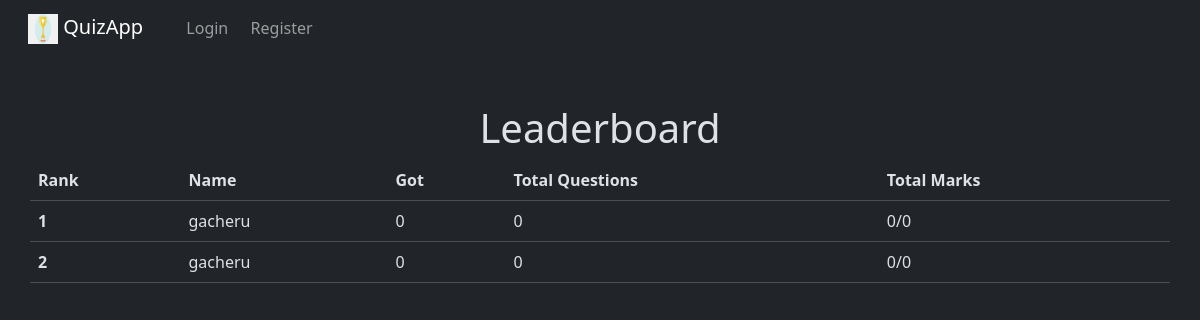
The app's page /quiz/leaderboard/, older data.
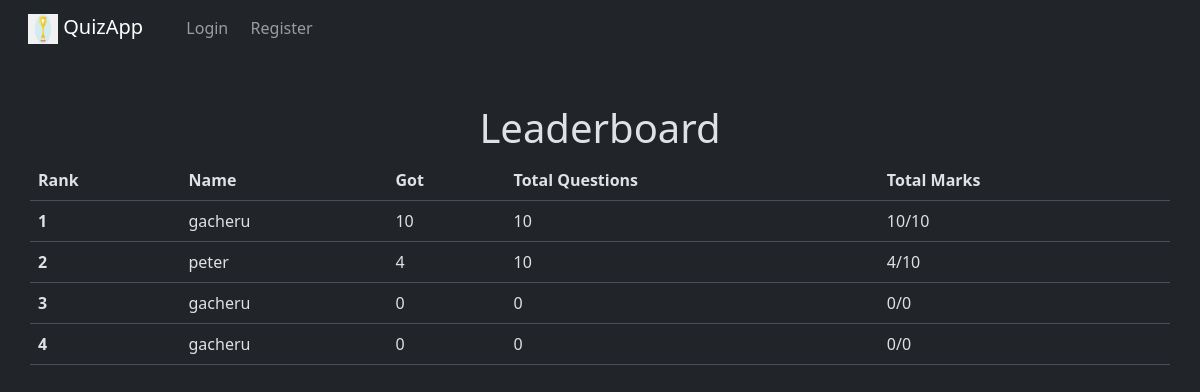
The same page, newer data.
### quiz/models.py (models this page shows, shortened)
class Mark(models.Model):
    total = models.IntegerField(blank=False)
    got = models.IntegerField(blank=False, default=0)
    user = models.ForeignKey(to=User, on_delete=models.SET_NULL, null=True)

### quiz/views.py (the view)
# urls.py: path("leaderboard/", views.Leaderboard.as_view(), name="leaderboard")
class Leaderboard(View):
    def get(self, request):
        return render(
            request,
            "quiz/leaderboard.html",
            {"results": Mark.objects.all().order_by("-got")[:10]}
        )

### quiz/templates/quiz/leaderboard.html (shortened to what this page needs)
{% extends 'layout.html' %}
{% block body %}
<div class="container mt-5 mb-5">
<div class="row">
  <h1 class="text-center">Leaderboard</h1>
</div>
<div class="row">
  <table class="table">
  <thead>
    <tr>
      <th scope="col">Rank</th>
      <th scope="col">Name</th>
      <th scope="col">Got</th>
      <th scope="col">Total Questions</th>
      <th scope="col">Total Marks</th>
    </tr>
  </thead>
  <tbody>
    {% for result in results %}
    <tr>
      <th scope="row">{{ forloop.counter }}</th>
      <td>{{ result.user.username }}</td>
      <td>{{ result.got }}</td>
      <td>{{ result.total }}</td>
      <td>{{ result.got }}/{{ result.total }}</td>
    </tr>
    {% endfor %}
  </tbody>
</table>
</div>
</div>
{% endblock %}

Row changes from the older to the newer data that the page shows:
added Mark: user.username "gacheru", got "10", total "10"
added Mark: user.username "peter", got "4", total "10"
